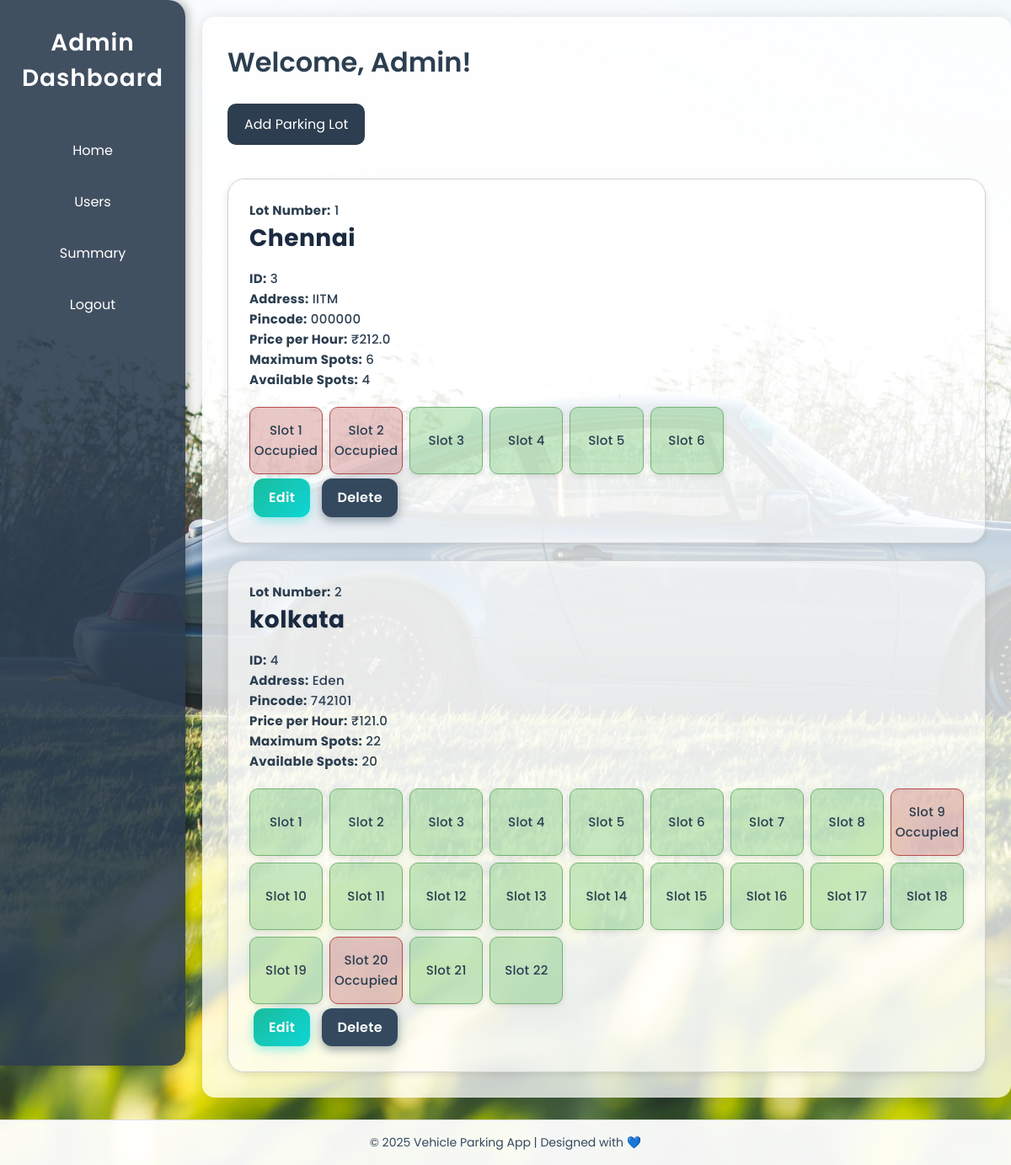
The app's page /admin-dashboard with its own data.
### tables this page shows
CREATE TABLE parking_lots (
            id INTEGER PRIMARY KEY AUTOINCREMENT,
            location_name TEXT NOT NULL,
            address TEXT NOT NULL,
            pincode TEXT NOT NULL,
            price_per_hour REAL NOT NULL,
            max_spots INTEGER NOT NULL
        );

CREATE TABLE parking_slots (
            id INTEGER PRIMARY KEY AUTOINCREMENT,
            parking_lot_id INTEGER NOT NULL,
            slot_number INTEGER NOT NULL,
            status TEXT NOT NULL DEFAULT 'available',
            FOREIGN KEY (parking_lot_id) REFERENCES parking_lots(id)
        );

### app.py (the view)
@app.route('/admin-dashboard')
def admin_dashboard():
    try:
        conn = get_db()
        c = conn.cursor()
        c.execute('''
            SELECT b.user_id, b.slot_id, u.fullname, b.vehicle_number, u.pincode, u.address
            FROM parking_bookings b
            JOIN users u ON b.user_id = u.id
            WHERE b.status = 'booked'
        ''')
        bookings = [
            {
                'user_id': booking['user_id'],
                'slot_id': booking['slot_id'],
                'fullname': booking['fullname'],
                'vehicle_number': booking['vehicle_number'],
                'pincode': booking['pincode'],
                'address': booking['address']
            } for booking in c.fetchall()
        ]
        c.execute('SELECT id, location_name, address, pincode, price_per_hour, max_spots FROM parking_lots')
        lots = c.fetchall()
        parking_lots_with_slots = []
        for lot in lots:
            lot_id = lot['id']
            c.execute('SELECT id, slot_number, status FROM parking_slots WHERE parking_lot_id = ? ORDER BY slot_number', (lot_id,))
            slots = c.fetchall()
            available_count = sum(1 for slot in slots if slot['status'] == 'available')
            c.execute('''SELECT slot_id, vehicle_number FROM parking_bookings WHERE status = 'booked' AND slot_id IN ({})'''.format(','.join(['?']*len(slots))), [slot['id'] for slot in slots])
            booked_vehicles = dict(c.fetchall())
            for i, slot in enumerate(slots):
                if slot['status'] == 'booked':
                    vehicle_number = booked_vehicles.get(slot['id'])
                    if vehicle_number:
                        slots[i] = (*slot, vehicle_number)
            parking_lots_with_slots.append((lot, slots, available_count))
        return render_template('admin-dashboard.html', bookings=bookings, lots=parking_lots_with_slots)
    except DatabaseError as e:
        logger.error(f"Database error in admin_dashboard: {e}")
        return "Error fetching data", 500

### app.py (called while the page is built)
def get_db():
    if 'db' not in g:
        logger.info("Opening database connection for request")
        g.db = database.get_db_connection()
    return g.db

### database.py (called while the page is built)
def get_db_connection():
    conn = sqlite3.connect('parking_app.db')
    conn.row_factory = sqlite3.Row
    return conn

### templates/admin-dashboard.html (shortened to what this page needs)
<!DOCTYPE html>
<html lang="en">
<head>
  <link href="{{ url_for('static', filename='css/admin-dashboard.css') }}" rel="stylesheet">
</head>
<body>
  <div class="admin-dashboard">
    <div class="sidebar">
      <h2>Admin Dashboard</h2>
      <a href="{{ url_for('admin_dashboard') }}">Home</a>
      <a href="{{ url_for('admin_users') }}">Users</a>
      <a href="{{ url_for('admin_summery') }}">Summary</a>
      <a href="{{ url_for('admin_login') }}">Logout</a>
    </div>
    <div class="main-content">
      <h1>Welcome, Admin!</h1>
      <a href="{{ url_for('add_parking_lot') }}" class="add-card-btn">Add Parking Lot</a>
      {% if lots %}
        {% for lot, slots, available_count in lots %}
          <div class="parking-lot">
            <p><strong>Lot Number:</strong> {{ loop.index }}</p>
            <h2>{{ lot[1] }}</h2>
            <p><strong>ID:</strong> {{ lot[0] }}</p>
            <p><strong>Address:</strong> {{ lot[2] }}</p>
            <p><strong>Pincode:</strong> {{ lot[3] }}</p>
            <p><strong>Price per Hour:</strong> ₹{{ lot[4] }}</p>
            <p><strong>Maximum Spots:</strong> {{ lot[5] }}</p>
            <p><strong>Available Spots:</strong> {{ available_count }}</p>
            <div class="parking-spots">
              {% for slot in slots %}
                <a href="{{ url_for('admin_view_booking', lot_id=lot[0], slot_id=slot[0]) }}" class="spot-box {{ 'occupied' if slot[2] == 'booked' else 'available' }}">
                  <span class="slot-number">Slot {{ loop.index }}</span>
                  <span class="slot-status">{{ 'Occupied' if slot[2] == 'booked' else '' }}</span>
                </a>
              {% endfor %}
            </div>
            <div class="card-actions">
              <a href="{{ url_for('edit_parking_lot', lot_id=lot[0]) }}" class="btn edit-btn">Edit</a>
              <a href="{{ url_for('delete_parking_lot_confirm', lot_id=lot[0]) }}" class="btn delete-btn">Delete</a>
            </div>
          </div>
        {% endfor %}
      {% else %}
        <p>No parking lots added yet.</p>
      {% endif %}
    </div>
  </div>
  <div class="footer">
    © 2025 Vehicle Parking App | Designed with 💙
  </div>
</body>
</html>

### static/css/admin-dashboard.css (style rules this page uses)
* { box-sizing: border-box; margin: 0; padding: 0; }
html, body { font-family: 'Poppins', sans-serif; background: url("/static/proj_10.jpg") no-repeat center center fixed; background-size: cover; display: flex; flex-direction: column; height: 100vh; color: #333; overflow: auto; }
.admin-dashboard { display: flex; flex: 1; position: relative; }
.sidebar { width: 220px; background-color: rgba(45, 62, 80, 0.9); color: #fff; padding: 30px 20px; border-top-right-radius: 20px; border-bottom-right-radius: 20px; box-shadow: 3px 0 12px rgba(0, 0, 0, 0.3); position: fixed; height: 91.5%; top: 0; left: 0; z-index: 1000; display: flex; flex-direction: column; align-items: flex-start; }
.sidebar h2 { font-size: 28px; margin-bottom: 40px; font-weight: 600; text-align: center; color: #ffffff; letter-spacing: 1px; }
.sidebar a { color: #fff; text-decoration: none; padding: 12px 18px; border-radius: 10px; width: 100%; text-align: center; margin-bottom: 12px; transition: background 0.3s ease, transform 0.2s ease; }
.main-content { flex: 1; margin-left: 240px; padding: 30px; margin-top: 20px; background-color: rgba(255, 255, 255, 0.75); border-radius: 15px; box-shadow: 0 4px 20px rgba(0, 0, 0, 0.15); overflow-y: auto; max-height: calc(100vh - 100px); height: calc(100vh - 100px); animation: slideIn 0.5s ease-in-out; }
.main-content h1 { font-size: 32px; color: #2c3e50; font-weight: 600; margin-bottom: 25px; }
.add-card-btn { background-color: #2d3e50; color: #fff; padding: 12px 20px; border: none; border-radius: 10px; font-size: 16px; text-decoration: none; display: inline-block; margin-bottom: 20px; cursor: pointer; transition: background-color 0.3s ease; }
.parking-lot { background-color: rgba(255, 255, 255, 0.60); border: 1px solid #d0d0d0; border-radius: 20px; padding: 25px; margin-top: 20px; width: 100%; max-width: 1250px; transition: transform 0.3s ease, box-shadow 0.3s ease, border-color 0.3s ease, background-color 0.3s ease; box-shadow: 0 3px 8px rgba(0, 0, 0, 0.1); }
.parking-lot h2 { font-size: 28px; color: #1a2a40; margin-bottom: 15px; font-weight: 700; letter-spacing: 0.5px; text-shadow: 1px 1px 2px rgba(0, 0, 0, 0.05); transition: color 0.3s ease-in-out; }
.parking-spots { display: grid; grid-template-columns: repeat(auto-fill, minmax(80px, 1fr)); gap: 8px; margin-top: 20px; }
.spot-box { background-color: rgba(255, 255, 255, 0.75); padding: 8px 12px; border-radius: 10px; font-size: 12px; text-align: center; color: #2c3e50; transition: transform 0.2s ease, background-color 0.3s ease, box-shadow 0.3s ease; cursor: pointer; text-decoration: none; box-shadow: 0 2px 6px rgba(0, 0, 0, 0.1); border: 1px solid #ddd; display: flex; align-items: center; justify-content: center; height: 80px; flex-direction: column; }
.spot-box.available { background-color: rgba(75, 183, 75, 0.3); border-color: #75b375; }
.spot-box.occupied { background-color: rgba(183, 75, 75, 0.3); border-color: #b74b4b; }
.spot-box { animation: fadeInSpot 0.4s ease-out; }
.parking-lot p, .parking-lot span, .parking-lot div { font-size: 15px; font-weight: 500; color: #2c3e50; letter-spacing: 0.3px; line-height: 1.6; }
.btn { color: #fff; padding: 10px 15px; border-radius: 10px; font-size: 16px; text-decoration: none; display: inline-block; margin: 5px; text-align: center; cursor: pointer; transition: background-color 0.3s ease, transform 0.2s ease; }
.edit-btn { background: linear-gradient(135deg, #1abc9c, #0ed6d6); color: #fff; border: none; border-radius: 12px; padding: 10px 18px; font-weight: 600; font-family: 'Poppins', sans-serif; transition: all 0.3s ease; box-shadow: 0 4px 12px rgba(14, 214, 214, 0.4); }
.delete-btn { background-color: #34495e; color: #fff; border: none; border-radius: 12px; padding: 10px 18px; font-weight: 600; font-family: 'Poppins', sans-serif; transition: all 0.3s ease; box-shadow: 0 4px 12px rgba(52, 73, 94, 0.5); }
.footer { position: fixed; bottom: 0; left: 0; width: 100%; background-color: rgba(255, 255, 255, 0.95); padding: 16px; font-size: 14px; color: #34495e; text-align: center; border-top: 1px solid #ddd; z-index: 999; }

### records on screen
parking_lots: location_name "Chennai", id "3", address "IITM", pincode "000000", price_per_hour "212.0", max_spots "6", available_count "4"
parking_slots: status "Occupied"
parking_slots: status "Occupied"
parking_lots: location_name "kolkata", id "4", address "Eden", pincode "742101", price_per_hour "121.0", max_spots "22", available_count "20"
parking_slots: status "Occupied"
parking_slots: status "Occupied"
